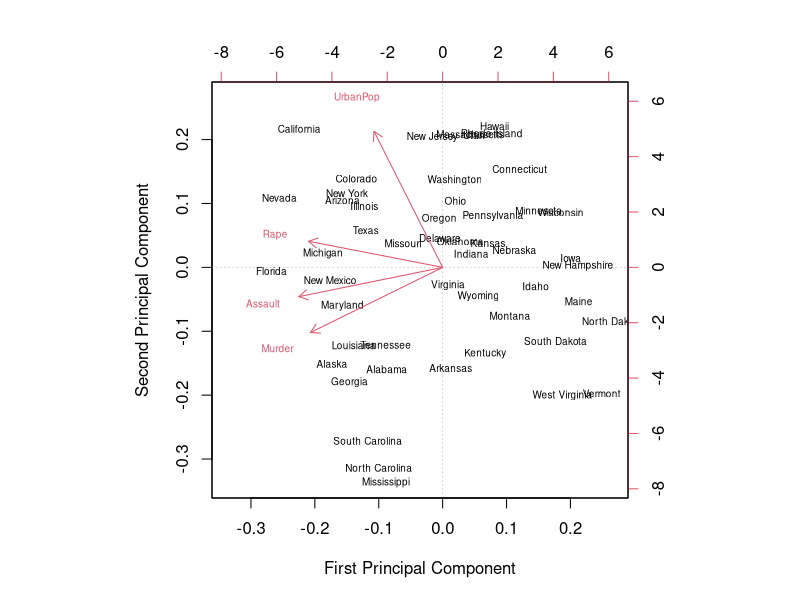
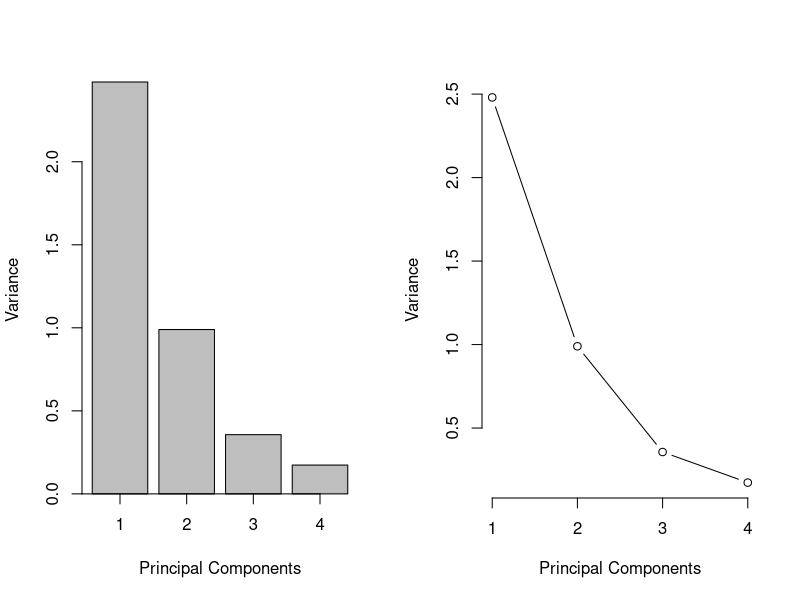
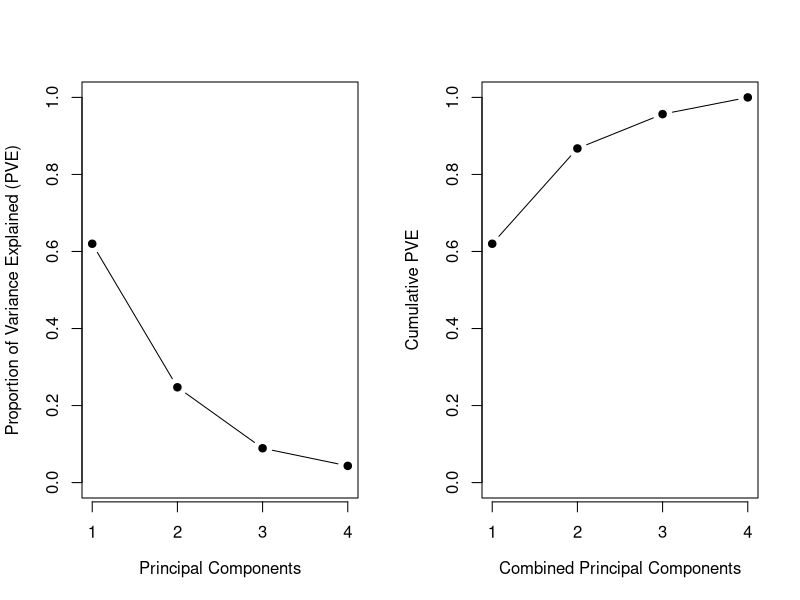

Generate these figures, in order, with R:
data("USArrests")
head(USArrests)

# Standardize the data
X <- scale(USArrests)

# Run PCA, which performs singular-value decomposition
pc <- prcomp(X)
# pc$rotation <- pc$rotation * -1 # Reflect loadings matrix for positive values
pc

# View variances
pc$sdev^2

# Plot the biplot
biplot(pc, cex=0.6, xlab="First Principal Component", ylab="Second Principal Component", panel.first = c(abline(h = 0, v = 0, col="lightgray", lty="dotted")))

# Scree plots
layout(matrix(1:2, ncol=2)) # Place next to each other
screeplot(pc, main="", col.lab="white") # Plot as bars
title(xlab="Principal Components", ylab="Variance")
axis(1, at=c(0,0.7,1.9,3.1,4.3), labels=c(0,1,2,3,4), pos=c(0,0))

screeplot(pc, type="lines", main="", col.lab="white") # Plot as lines
title(xlab="Principal Components", ylab="Variance")

# Calculate PVE
pve <- (pc$sdev^2) / sum(pc$sdev^2)
pve

# Plot PVE
plot(pve, type="b", pch=19, xlab="Principal Components", ylab="Proportion of Variance Explained (PVE)", xaxt="n", ylim=c(0,1))
axis(1, at=c(1,2,3,4), labels=c(1,2,3,4), pos=c(-0.05,1))

cum_pve <- numeric(length(pve))
cum_pve[1] <- pve[1]
for (i in 2:length(cum_pve)){
  cum_pve[i] <- pve[i] + cum_pve[i-1]
}
cum_pve

plot(cum_pve, type="b", pch=19, xlab="Combined Principal Components", ylab="Cumulative PVE", xaxt="n", ylim=c(0,1))
axis(1, at=c(1,2,3,4), labels=c(1,2,3,4), pos=c(-0.05,1))

